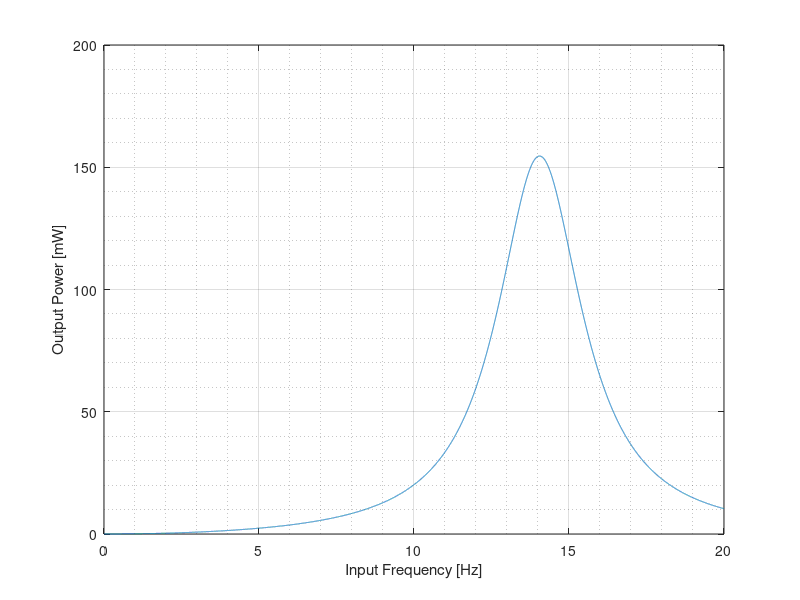
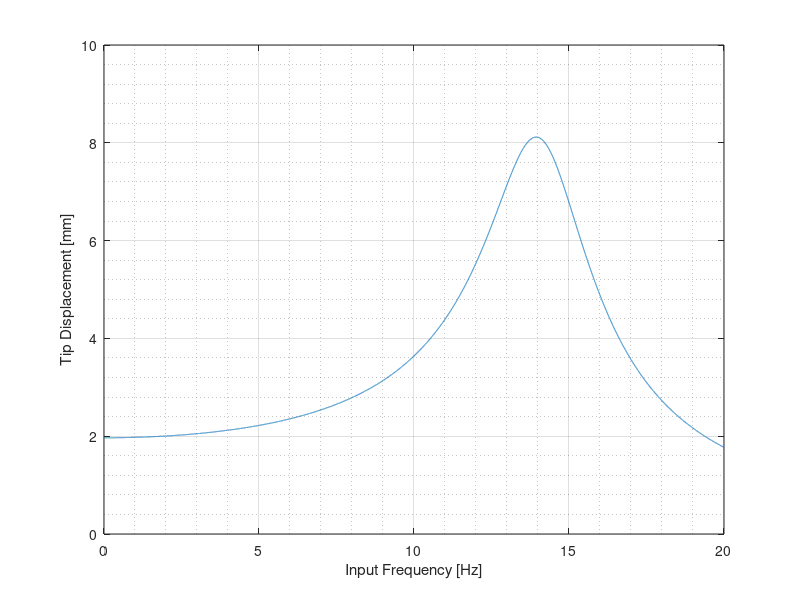
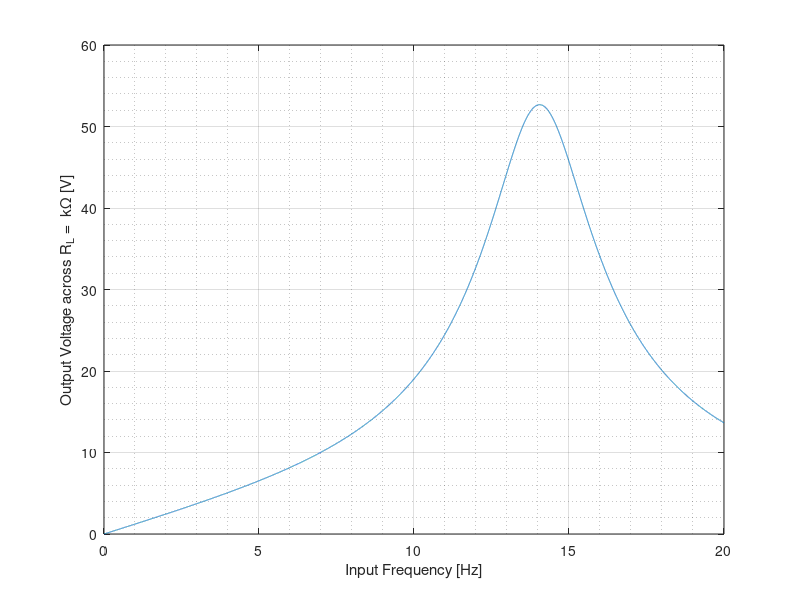

The MATLAB script that drew these images, in order:
clc
clear all
close all
%Piezoelectric Coefficient

d_31= -186e-12;
d_33=6.70e-010;

%Elastic Compliance
sE_33=2.07e-011;
sE_11=1.65e-011;
sE_12=-4.78e-012;
sE_13=-8.45e-012;
sE_31=-8.45e-012;

cE_11=sE_11/(sE_11^2-sE_12^2);
cE_33=sE_33^-1; 

%Planar Coupling Coefficient
k_p=0.65;%From vendor provided material data
sigmaP = -sE_12/sE_11;%Planar Poisson Ratio
epsT_33=8.854187817e-12*3400;%Permittivity at constant stress

epsS_33 = epsT_33 - 2*d_31^2/(sE_11+sE_12);%Permitivity at constant strain
%epsS_33=epsS_33/8.854187817e-12;
e_31=d_31/(sE_11+sE_12);

%e_33=d_31/sE_11;
%epsS_33 = epsT_33 - d_31*e_33;%Permitivity at constant strain

k_31=sqrt(k_p^2*0.5*(1-sigmaP))%Coupling Coefficient for {3-1} Actuation Mode
k_e=sqrt(k_31^2./(1-k_31^2))%Effective Coupling for electromechanical coupled model
%k_e=sqrt((e_31^2./(cE_33*epsS_33))/(1-(e_31^2./(cE_33*epsS_33))))

%e_31=sqrt(k_e^2*sE_33^-1*epsS_33)

zeta_m=0.075;%Effective Damping Ratio; Obtained from Free Vibration Tests in Fluid Medium
m_eq=0.041989170053617;%0.580630807575161;%Equivalent Mass of the Harvester
k_eq=3.048593557972514e+02;%Equivalent Stiffness of the Harvester
w_n=sqrt(k_eq/m_eq);%Natural Un-damped Frequency [rad/s]

Lbi=76.73e-3-0.05e-3;%Bimorph Length
W= 32.98e-3-0.05e-3;%Width of the Bimorph
Hp = 0.22e-3; %Thickness of the Bimorph

Ep= 5.6e10;%Modulus of Elasticity for the PZT layers
C_p=2*epsS_33 * W * Lbi / Hp;%Effective Capacitance of the Bimorph for Parralel Connection
%k_e=sqrt((2*W*Lbi*cE_11*d_31/Lbi)^2/((2*W*Lbi*cE_11/Lbi)*(1-k_31^2)*C_p))


R_opt=2*zeta_m/k_e^2/w_n/C_p;%Optimum Resistance for PEH
R_L=R_opt

alpha=w_n*R_L*C_p;
w=2*pi.*[0:0.001:20]';
Omega=w./w_n;

I = 7.8894e-13;
Theta= -d_31*k_eq*W*Lbi*(Lbi+10e-2)*Hp/I;

num1=sqrt(1+(alpha.*Omega).^2);
deni=(1-(1+2*zeta_m*alpha).*Omega.^2).^2;
denj=(Omega.*(2*zeta_m+(1+k_e^2)*alpha)-alpha.*Omega.^3).^2;
den1=sqrt(deni+denj);

num2=alpha*k_e^2.*Omega;
deni=(1-(1+2*zeta_m*alpha).*Omega.^2).^2;
denj=(Omega.*(2*zeta_m+(1+k_e^2)*alpha)-alpha.*Omega.^3).^2;
den2=sqrt(deni+denj);

num3=alpha*k_e^2.*Omega.^2;
deni=(1-(1+2*zeta_m*alpha).*Omega.^2).^2;
denj=(Omega.*(2*zeta_m+(1+k_e^2)*alpha)-alpha.*Omega.^3).^2;
den3=deni+denj;

FFA=0.6;%Forcing Function Amplitude

%Forced Vibration Response
z=(1/k_eq).*(num1./den1).*FFA;
%Voltage Response
V=(1/abs(Theta)).*(num2./den2).*FFA;
%Power Output Response
P_out=(w_n/k_eq).*(num3./den3).*FFA^2;
V = sqrt(P_out.*R_L);

figure(1)
plot(w/2/pi, P_out*1000)
xlabel('Input Frequency [Hz]')
ylabel('Output Power [mW]')
grid on
grid minor

figure(2)
plot(w/2/pi, z*1000)
xlabel('Input Frequency [Hz]')
ylabel('Tip Displacement [mm]')
grid on
grid minor

figure(3)
plot(w/2/pi, V)
xlabel('Input Frequency [Hz]')
ylabel('Output Voltage across R_L =  k\Omega [V]')
grid on
grid minor